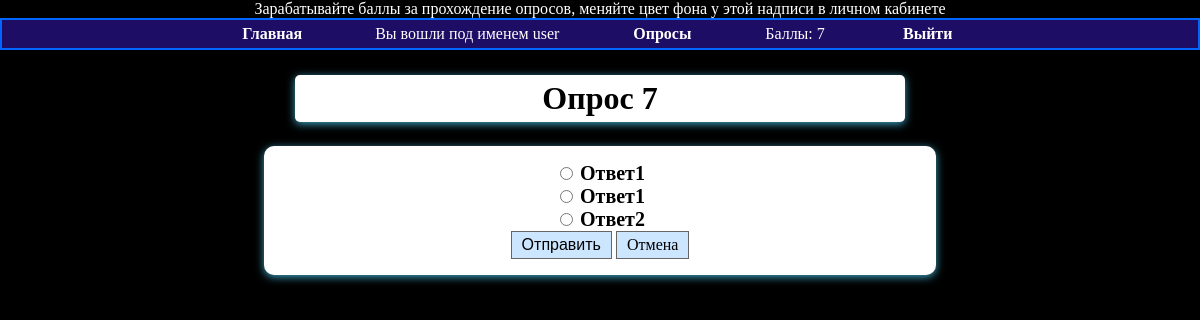
/questions/6/ (signed in), run on the app's committed database.
### base/models.py (models this page shows, shortened)
class MyUser(AbstractBaseUser):
    login = models.CharField(
        verbose_name='Логин',
        max_length=20,
        unique=True,
        null=True,
    )
    chain = models.PositiveIntegerField(default=0, verbose_name='Валюта')
    user_color = models.ForeignKey(UserColor, on_delete=models.CASCADE, null=True, verbose_name='Цвет')
    count_of_tests = models.PositiveIntegerField(default=0, verbose_name='Количество пройденных тестов')
    is_active = models.BooleanField(default=True)
    is_admin = models.BooleanField(default=False)
    objects = MyUserManager()
    USERNAME_FIELD = 'login'
    class Meta:
        verbose_name = 'Пользователя'
        verbose_name_plural = 'Список пользователей'

### interview_app/models.py (models this page shows, shortened)
class Question(models.Model):
    owner = models.ForeignKey(User, on_delete=models.CASCADE, verbose_name='Создатель опроса', default='admin')
    text = models.TextField(verbose_name='Текст опроса')
    pub_date = models.DateTimeField(default=timezone.now, verbose_name='Дата публикации')
    active = models.BooleanField(default=True, verbose_name='Активно')
    answer = models.ManyToManyField(Answer)
    class Meta:
        verbose_name = 'Тесты'
        verbose_name_plural = 'Список тестов'
    def user_can_vote(self, user):
        user_votes = user.vote_set.all()
        qs = user_votes.filter(question=self)
        if qs.exists():  # если опрос не отвечен
            return False
        return True

class Answer(models.Model):
    answer_text = models.CharField(max_length=255, verbose_name='Текст ответа')
    class Meta:
        verbose_name = 'Ответы'
        verbose_name_plural = 'Список ответов'

### interview_app/views.py (the view)
# urls.py: path('<int:question_id>/', views.detail_question, name='detail_question'),
def detail_question(request, question_id: int):
    question = get_object_or_404(Question, id=question_id)
    user_can_vote = question.user_can_vote(request.user)  # определит, проходился ли опрос ранее
    if not question.active:  # Если опрос пройден, показать результат
        return render(request, 'interview_app/question_result.html', {'question': question})
    loop_count = question.answer.count()
    context = {
        'question': question,
        'user_can_vote': user_can_vote,
        'loop_time': range(0, loop_count),
    }
    return render(request, 'interview_app/question_detail.html', context)

### base/models.py (called while the page is built)
    def __str__(self):
        return self.color

### interview_app/templates/interview_app/question_detail.html (shortened to what this page needs)
{% extends 'base.html' %}
{% block content %}
    <div class="container">
        <h1>{{ question.text }}</h1>
        {% if not user_can_vote %}
            <h1>Вы уже проходили этот опрос</h1>
            <h1><a class="list" href="{% url 'list_questions' %}">Вернуться</a></h1>
        {% else %}
            <form action="{% url 'vote' question.id %}" method="POST">
                {% for answer in question.answer.all %}
                    <input type="radio" name="choice" id="choice{{ forloop.counter }}" value="{{ answer.id }}">
                    <label for="choice{{ forloop.counter }}">{{ answer.answer_text }}</label>
                    <br>
                {% endfor %}
                <input type="submit" value="Отправить">
                <a id="cancel" href="{% url 'list_questions' %}" role="button">Отмена</a>
            </form>
        {% endif %}
    </div>
{% endblock content %}

### templates/base.html (shortened to what this page needs)
{% load static %}
<!DOCTYPE html>
<html lang="en">
<head>
    <link rel="stylesheet" href=" {% static 'css/base.css' %}">
</head>
<body id="change-color">
<div id="change-color">
    <span id="change-color" class="text">Зарабатывайте баллы за прохождение опросов, меняйте цвет фона у этой надписи в личном кабинете</span><br>
    <ul id="navbar">
        {% if user.is_authenticated %}
            <li {% if section == "home" %}class="selected"{% endif %}>
                <a href="{% url "home" %}">Главная</a>
            </li>
            <li> Вы вошли под именем {{ request.user.login }}
            <li><a href="{% url 'list_questions' %}">Опросы</a></li>
            <li>Баллы: {{ user.chain }}</li>
            <li><a href="{% url 'logout' %}">Выйти</a></li>
        {% else %}
            <li><a href="{% url "login" %}">Войти</a></li>
            <li><a href="{% url 'signup' %}">Регистрация</a></li>
            <li><a href="{% url 'home' %}">Главная</a></li>
        {% endif %}
    </ul>
</div>
<div id="content">
    {% block content %}
    {% endblock %}
</div>
</body>
</html>

### static/css/base.css (style rules this page uses)
body { height: 100%; padding: 0; margin: 0; color: gray; }
html { background-size: cover; }
h1, h2 { background-color: white; color: black; width: 50%; margin: 25px auto 5px; text-align: center; padding: 5px; border-radius: 5px; box-shadow: 0 2px 8px #3ca3c1; }
li { list-style-type: none; color: white; }
a { text-decoration: none; }
form { position: relative; margin: 1.5rem auto 5px; width: 90%; max-width: 40rem; padding: 1rem; border-radius: 10px; font-size: 16px; background-color: white; box-shadow: 0 2px 8px #3ca3c1; }
label { font-size: 20px; font-weight: 700; color: black; }
input { padding: 4px 10px; border: 1px solid #666; background: #cce6ff; font-size: 16px; }
#navbar { margin: 0; padding: 0; list-style-type: none; }
#navbar li { display: inline; }
#navbar { margin: 0; padding: 0; list-style-type: none; border: 2px solid #0066FF; text-align: center; background-color: #1d0d64; }
#navbar a { color: #fff; padding: 5px 10px; text-decoration: none; font-weight: bold; display: inline-block; width: 130px; margin-right: 2%; margin-left: 2%; }
#change-color { text-align: center; }
#cancel { color: black; padding: 4px 10px; border: 1px solid #666; background: #cce6ff; font-size: 16px; appearance: auto; user-select: none; white-space: pre; align-items: flex-start; text-align: center; cursor: default; box-sizing: border-box; }

### data on the page
MyUser: user.login "user", chain "7"
Question: text "Опрос 7"
Answer: answer_text "Ответ1"
Answer: answer_text "Ответ1"
Answer: answer_text "Ответ2"
